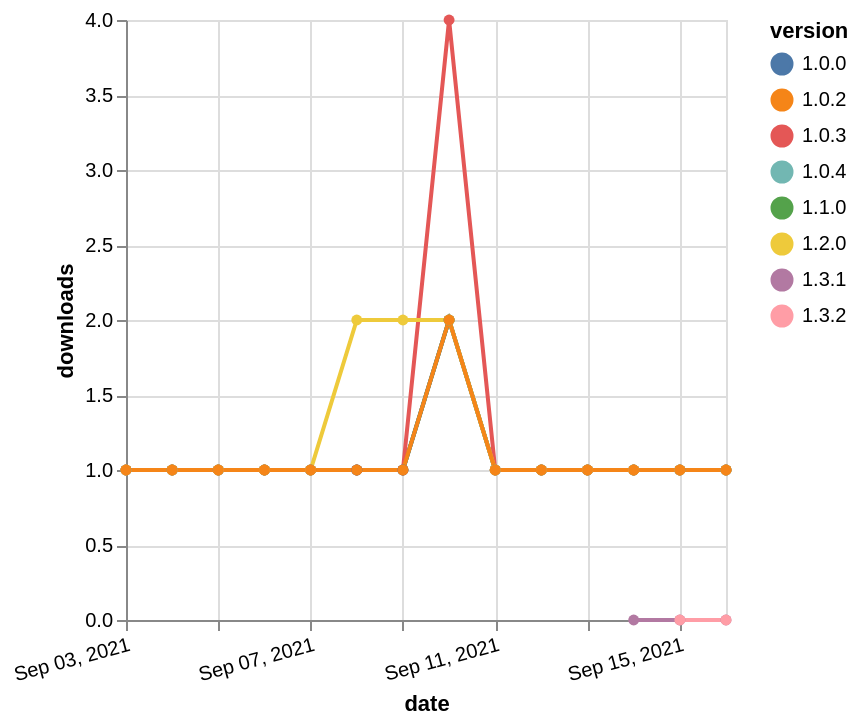

Source (Vega-Lite JSON):
### Vega-Lite specification from a JSON file in a GitHub repository (floating-point values rounded to 4 significant figures)
{"$schema": "https://vega.github.io/schema/vega-lite/v5.json", "description": "A simple bar chart with embedded data.", "data": {"values": [{"date": "2021-09-03", "total": 220, "delta": 1, "version": "1.0.4"}, {"date": "2021-09-04", "total": 221, "delta": 1, "version": "1.0.4"}, {"date": "2021-09-05", "total": 222, "delta": 1, "version": "1.0.4"}, {"date": "2021-09-06", "total": 223, "delta": 1, "version": "1.0.4"}, {"date": "2021-09-07", "total": 224, "delta": 1, "version": "1.0.4"}, {"date": "2021-09-08", "total": 225, "delta": 1, "version": "1.0.4"}, {"date": "2021-09-09", "total": 226, "delta": 1, "version": "1.0.4"}, {"date": "2021-09-10", "total": 228, "delta": 2, "version": "1.0.4"}, {"date": "2021-09-11", "total": 229, "delta": 1, "version": "1.0.4"}, {"date": "2021-09-12", "total": 230, "delta": 1, "version": "1.0.4"}, {"date": "2021-09-13", "total": 231, "delta": 1, "version": "1.0.4"}, {"date": "2021-09-14", "total": 232, "delta": 1, "version": "1.0.4"}, {"date": "2021-09-15", "total": 233, "delta": 1, "version": "1.0.4"}, {"date": "2021-09-16", "total": 234, "delta": 1, "version": "1.0.4"}, {"date": "2021-09-03", "total": 133, "delta": 1, "version": "1.1.0"}, {"date": "2021-09-04", "total": 134, "delta": 1, "version": "1.1.0"}, {"date": "2021-09-05", "total": 135, "delta": 1, "version": "1.1.0"}, {"date": "2021-09-06", "total": 136, "delta": 1, "version": "1.1.0"}, {"date": "2021-09-07", "total": 137, "delta": 1, "version": "1.1.0"}, {"date": "2021-09-08", "total": 138, "delta": 1, "version": "1.1.0"}, {"date": "2021-09-09", "total": 139, "delta": 1, "version": "1.1.0"}, {"date": "2021-09-10", "total": 141, "delta": 2, "version": "1.1.0"}, {"date": "2021-09-11", "total": 142, "delta": 1, "version": "1.1.0"}, {"date": "2021-09-12", "total": 143, "delta": 1, "version": "1.1.0"}, {"date": "2021-09-13", "total": 144, "delta": 1, "version": "1.1.0"}, {"date": "2021-09-14", "total": 145, "delta": 1, "version": "1.1.0"}, {"date": "2021-09-15", "total": 146, "delta": 1, "version": "1.1.0"}, {"date": "2021-09-16", "total": 147, "delta": 1, "version": "1.1.0"}, {"date": "2021-09-03", "total": 190, "delta": 1, "version": "1.0.0"}, {"date": "2021-09-04", "total": 191, "delta": 1, "version": "1.0.0"}, {"date": "2021-09-05", "total": 192, "delta": 1, "version": "1.0.0"}, {"date": "2021-09-06", "total": 193, "delta": 1, "version": "1.0.0"}, {"date": "2021-09-07", "total": 194, "delta": 1, "version": "1.0.0"}, {"date": "2021-09-08", "total": 195, "delta": 1, "version": "1.0.0"}, {"date": "2021-09-09", "total": 196, "delta": 1, "version": "1.0.0"}, {"date": "2021-09-10", "total": 198, "delta": 2, "version": "1.0.0"}, {"date": "2021-09-11", "total": 199, "delta": 1, "version": "1.0.0"}, {"date": "2021-09-12", "total": 200, "delta": 1, "version": "1.0.0"}, {"date": "2021-09-13", "total": 201, "delta": 1, "version": "1.0.0"}, {"date": "2021-09-14", "total": 202, "delta": 1, "version": "1.0.0"}, {"date": "2021-09-15", "total": 203, "delta": 1, "version": "1.0.0"}, {"date": "2021-09-16", "total": 204, "delta": 1, "version": "1.0.0"}, {"date": "2021-09-03", "total": 316, "delta": 1, "version": "1.0.3"}, {"date": "2021-09-04", "total": 317, "delta": 1, "version": "1.0.3"}, {"date": "2021-09-05", "total": 318, "delta": 1, "version": "1.0.3"}, {"date": "2021-09-06", "total": 319, "delta": 1, "version": "1.0.3"}, {"date": "2021-09-07", "total": 320, "delta": 1, "version": "1.0.3"}, {"date": "2021-09-08", "total": 321, "delta": 1, "version": "1.0.3"}, {"date": "2021-09-09", "total": 322, "delta": 1, "version": "1.0.3"}, {"date": "2021-09-10", "total": 326, "delta": 4, "version": "1.0.3"}, {"date": "2021-09-11", "total": 327, "delta": 1, "version": "1.0.3"}, {"date": "2021-09-12", "total": 328, "delta": 1, "version": "1.0.3"}, {"date": "2021-09-13", "total": 329, "delta": 1, "version": "1.0.3"}, {"date": "2021-09-14", "total": 330, "delta": 1, "version": "1.0.3"}, {"date": "2021-09-15", "total": 331, "delta": 1, "version": "1.0.3"}, {"date": "2021-09-16", "total": 332, "delta": 1, "version": "1.0.3"}, {"date": "2021-09-14", "total": 17, "delta": 0, "version": "1.3.1"}, {"date": "2021-09-15", "total": 27, "delta": 0, "version": "1.3.1"}, {"date": "2021-09-16", "total": 40, "delta": 0, "version": "1.3.1"}, {"date": "2021-09-15", "total": 5, "delta": 0, "version": "1.3.2"}, {"date": "2021-09-16", "total": 20, "delta": 0, "version": "1.3.2"}, {"date": "2021-09-03", "total": 138, "delta": 1, "version": "1.2.0"}, {"date": "2021-09-04", "total": 139, "delta": 1, "version": "1.2.0"}, {"date": "2021-09-05", "total": 140, "delta": 1, "version": "1.2.0"}, {"date": "2021-09-06", "total": 141, "delta": 1, "version": "1.2.0"}, {"date": "2021-09-07", "total": 142, "delta": 1, "version": "1.2.0"}, {"date": "2021-09-08", "total": 144, "delta": 2, "version": "1.2.0"}, {"date": "2021-09-09", "total": 146, "delta": 2, "version": "1.2.0"}, {"date": "2021-09-10", "total": 148, "delta": 2, "version": "1.2.0"}, {"date": "2021-09-11", "total": 149, "delta": 1, "version": "1.2.0"}, {"date": "2021-09-12", "total": 150, "delta": 1, "version": "1.2.0"}, {"date": "2021-09-13", "total": 151, "delta": 1, "version": "1.2.0"}, {"date": "2021-09-14", "total": 152, "delta": 1, "version": "1.2.0"}, {"date": "2021-09-15", "total": 153, "delta": 1, "version": "1.2.0"}, {"date": "2021-09-16", "total": 154, "delta": 1, "version": "1.2.0"}, {"date": "2021-09-03", "total": 184, "delta": 1, "version": "1.0.2"}, {"date": "2021-09-04", "total": 185, "delta": 1, "version": "1.0.2"}, {"date": "2021-09-05", "total": 186, "delta": 1, "version": "1.0.2"}, {"date": "2021-09-06", "total": 187, "delta": 1, "version": "1.0.2"}, {"date": "2021-09-07", "total": 188, "delta": 1, "version": "1.0.2"}, {"date": "2021-09-08", "total": 189, "delta": 1, "version": "1.0.2"}, {"date": "2021-09-09", "total": 190, "delta": 1, "version": "1.0.2"}, {"date": "2021-09-10", "total": 192, "delta": 2, "version": "1.0.2"}, {"date": "2021-09-11", "total": 193, "delta": 1, "version": "1.0.2"}, {"date": "2021-09-12", "total": 194, "delta": 1, "version": "1.0.2"}, {"date": "2021-09-13", "total": 195, "delta": 1, "version": "1.0.2"}, {"date": "2021-09-14", "total": 196, "delta": 1, "version": "1.0.2"}, {"date": "2021-09-15", "total": 197, "delta": 1, "version": "1.0.2"}, {"date": "2021-09-16", "total": 198, "delta": 1, "version": "1.0.2"}]}, "width": "container", "mark": {"type": "line", "point": {"filled": true}}, "encoding": {"x": {"field": "date", "type": "temporal", "timeUnit": "yearmonthdate", "title": "date", "axis": {"labelAngle": -15}}, "y": {"field": "delta", "type": "quantitative", "title": "downloads"}, "color": {"field": "version", "type": "nominal"}, "tooltip": {"field": "delta"}}}
